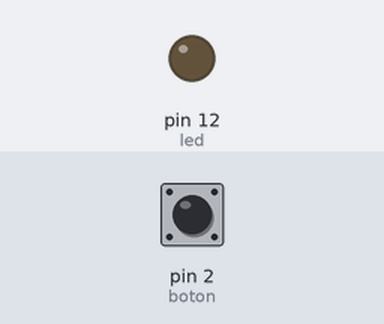
Bench run of a sketch on a simulated Arduino Uno, built with avr-gcc and run on an emulated ATmega328P. Parts: output pins drawn as LEDs (lit = HIGH). Inputs (shaded band) come from the test bench; at power-on: pin 2 (boton) LOW.

Above: at 1.2 s.
1.3 s: pin 2 (boton) pulled HIGH for 0.15 s
At 1.37 s:
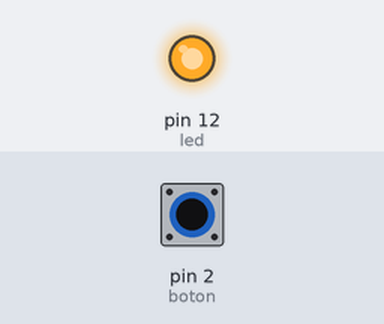
2.9 s: pin 2 (boton) pulled HIGH for 3.2 s
At 6.9 s:
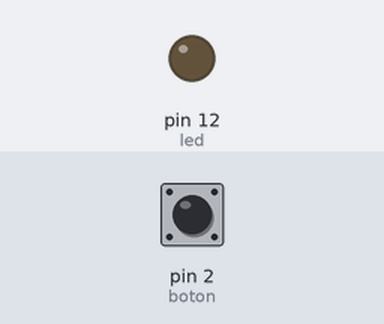
Timing chart, 0 to 8.4 s (numbered marks = the images above; inputs shaded):
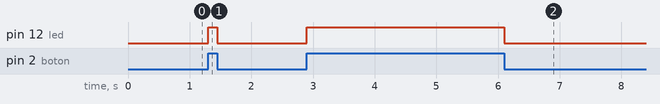

The sketch:

5_Led_boton_pulldown.ino
```cpp
// Led + Botón pulldown

/*
Con un botón pulldown, cuando el circuito está en reposo (el botón no está presionado),
el voltaje que llegará al LED será de 0V (LOW), mientras que si pulsamos el botón, habrá corriente
y el voltaje que llegará al LED será de 5V (HIGH)
*/

// Definir el número de pin al que están conectados tanto el LED como el botón
int led = 12;   // El pin al que está conectado el LED (utilizar una resistencia de 220 Ohms)
int boton = 2;  // El pin al que está conectado el botón (utilizar una resistencia de 10K Ohms)

void setup() {
  pinMode(boton, INPUT);  // Se define al botón como una entrada ya que recibe una señal
  pinMode(led, OUTPUT);   // Se define al LED como salida ya que emite una señal
}

void loop() {
  if (digitalRead(boton) == HIGH) {
    digitalWrite(led, HIGH); // Si el botón está precionado (HIGH), enciende el LED
  }
  else {
    digitalWrite(led, LOW); // Si el botón no está precionado (LOW), apaga el LED
  }
}
```

Measured:
- after the input at 1.3 s, pin 12 (led): LOW → HIGH at once, → LOW 0.15 s later
- after the input at 2.9 s, pin 12 (led): LOW → HIGH at once, → LOW 3.2 s later
